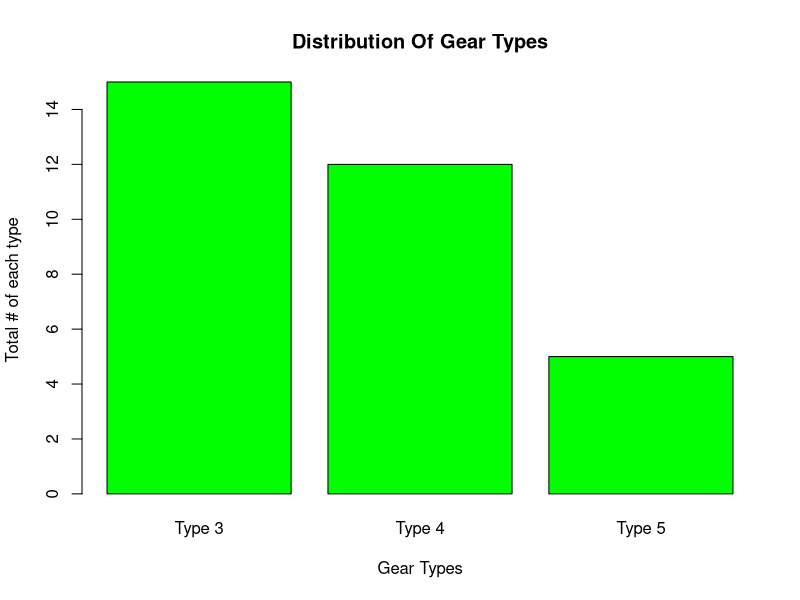

Here is the R script that generated this plot:
data(mtcars)
head(mtcars)
gearType<-table(mtcars$gear)
View(gearType)
#vector of names appearing under each bar
xVal<-c("Type 3", "Type 4","Type 5")
# Plot the bar chart 
barplot(gearType,names.arg=xVal,xlab="Gear Types",ylab="Total # of each type",col="green",
        main="Distribution Of Gear Types",border="black")

## some test code